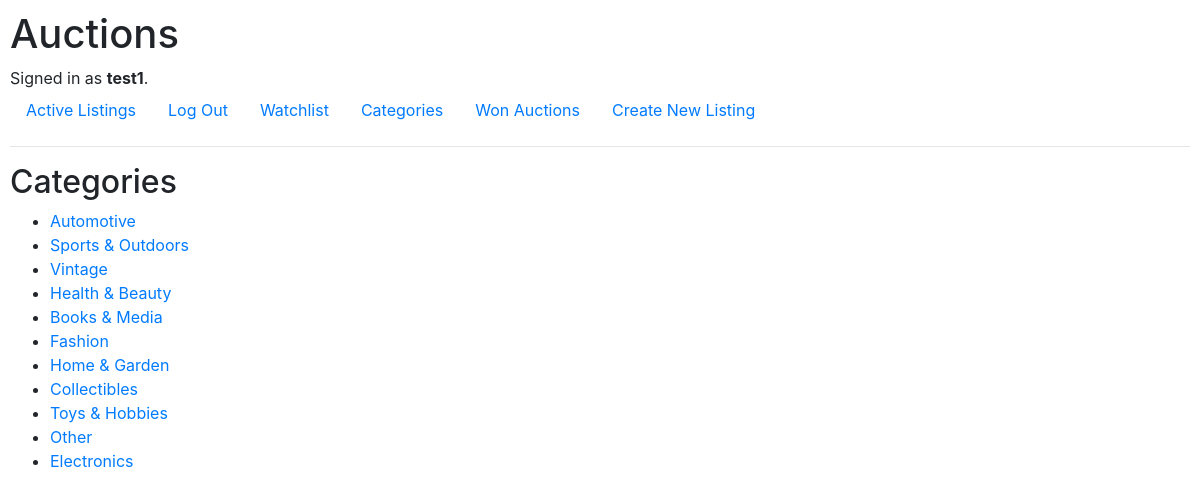
The page /categories (signed in) on the database its author committed.
### auctions/models.py (models this page shows)
class User(AbstractUser):
    pass

class Category(models.Model):
    categoryname = models.CharField(max_length=24, unique=True)
    def __str__(self):
        return f"{self.categoryname}"

### auctions/views.py (the view)
# urls.py: path("categories", views.categories, name="categories"),
@login_required
def categories(request):
    user = request.user
    categories = Category.objects.all()
    return render(request, "auctions/categories.html", {
        "categories": categories
    })

### auctions/templates/auctions/categories.html
{% extends "auctions/layout.html" %}
{% block body %}
    <h2>Categories</h2>
    <ul>
        {% for category in categories %}
            <li>
                <a href="{% url 'category' category=category%}">{{category}}</a>
            </li>
        {% endfor %}
    </ul>
{% endblock %}

### auctions/templates/auctions/layout.html (shortened to what this page needs)
{% load static %}
<!DOCTYPE html>
<html lang="en">
    <head>
        <link rel="stylesheet" href="https://stackpath.bootstrapcdn.com/bootstrap/4.4.1/css/bootstrap.min.css">
        <link href="{% static 'auctions/styles.css' %}" rel="stylesheet">
    </head>
    <body>
        <h1>Auctions</h1>
        <div>
            {% if user.is_authenticated %}
                Signed in as <strong>{{ user.username }}</strong>.
            {% else %}
                Not signed in.
            {% endif %}
        </div>
        <ul class="nav">
            <li class="nav-item">
                <a class="nav-link" href="{% url 'index' %}">Active Listings</a>
            </li>
            {% if user.is_authenticated %}
                <li class="nav-item">
                    <a class="nav-link" href="{% url 'logout' %}">Log Out</a>
                </li>
                <li class="nav-item">
                    <a class="nav-link" href="{% url 'watchpage' %}">Watchlist</a>
                </li>
                <li class="nav-item">
                    <a class="nav-link" href="{% url 'categories' %}">Categories</a>
                </li>
                <li class="nav-item">
                    <a class="nav-link" href="{% url 'auction' %}">Won Auctions</a>
                </li>
                <li class="nav-item">
                    <a class="nav-link" href="{% url 'newlisting' %}">Create New Listing</a>
                </li>
            {% endif %}
        </ul>
        <hr>
        {% block body %}
        {% endblock %}
    </body>
</html>

### auctions/static/auctions/styles.css (style rules this page uses)
body { padding: 10px; }

### rows shown on the page
User: username "test1"
Category: categoryname "Automotive"
Category: categoryname "Sports & Outdoors"
Category: categoryname "Vintage"
Category: categoryname "Health & Beauty"
Category: categoryname "Books & Media"
Category: categoryname "Fashion"
Category: categoryname "Home & Garden"
Category: categoryname "Collectibles"
Category: categoryname "Toys & Hobbies"
Category: categoryname "Other"
Category: categoryname "Electronics"
